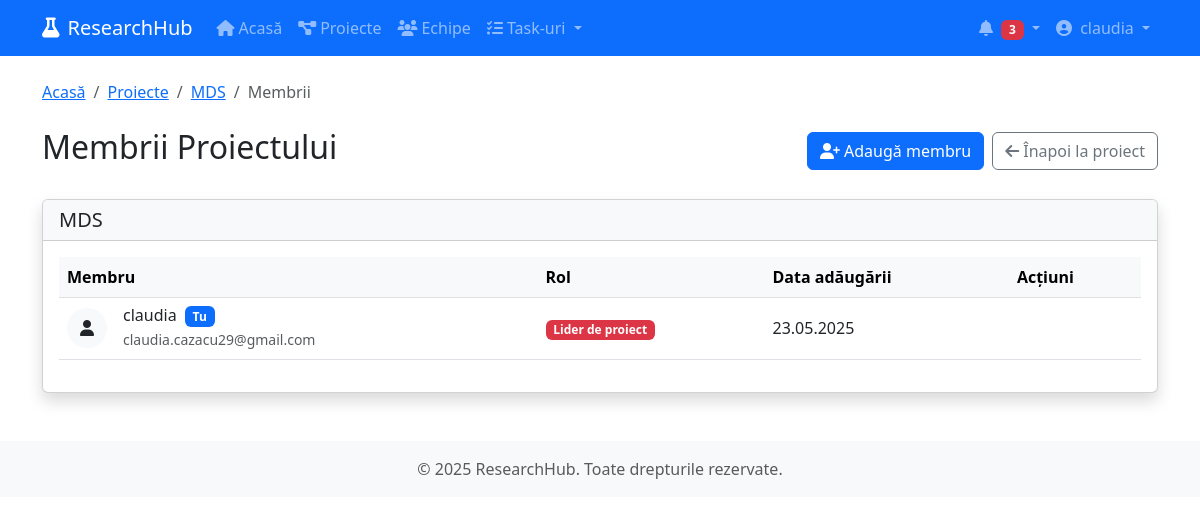
The app's page /projects/7/members/ (signed in) with its own data.
### myapp/models.py (models this page shows, shortened)
class Project(models.Model):
    title = models.CharField(max_length=200)
    description = models.TextField()
    start_date = models.DateField()
    end_date = models.DateField()
    created_at = models.DateTimeField(auto_now_add=True)
    updated_at = models.DateTimeField(auto_now=True)
    created_by = models.ForeignKey(User, on_delete=models.CASCADE, related_name='created_projects')
    STATUS_CHOICES = [
        ('draft', 'Schiță'),
        ('planning', 'Planificare'),
        ('in_progress', 'În desfășurare'),
        ('on_hold', 'Suspendat'),
        ('completed', 'Finalizat'),
        ('archived', 'Arhivat'),
    ]
    status = models.CharField(max_length=20, choices=STATUS_CHOICES, default='draft')

class ProjectMember(models.Model):
    project = models.ForeignKey(Project, on_delete=models.CASCADE, related_name='members')
    user = models.ForeignKey(User, on_delete=models.CASCADE, related_name='project_memberships')
    joined_at = models.DateTimeField(auto_now_add=True)
    ROLE_CHOICES = [
        ('leader', 'Lider de proiect'),
        ('researcher', 'Cercetător'),
        ('assistant', 'Asistent'),
        ('consultant', 'Consultant'),
        ('admin', 'Administrator'),
    ]
    role = models.CharField(max_length=20, choices=ROLE_CHOICES, default='researcher')
    class Meta:
        unique_together = ('project', 'user')

### myapp/views.py (the view)
# urls.py: path('projects/<int:project_id>/members/', views.project_members, name='project_members'),
@login_required
def project_members(request, project_id):
    project = get_object_or_404(Project, id=project_id)
    member = ProjectMember.objects.filter(project=project, user=request.user).first()
    if not member or member.role not in ['leader', 'admin']:
        messages.error(request, "Nu aveți permisiunea de a gestiona membrii acestui proiect.")
        return redirect('project_detail', project_id=project.id)
    project_members = ProjectMember.objects.filter(project=project).select_related('user')
    context = {
        'project': project,
        'project_members': project_members,
    }
    return render(request, 'projects/members.html', context)

### myapp/templates/projects/members.html (shortened to what this page needs)
{% extends 'base.html' %}
{% block content %}
<nav aria-label="breadcrumb" class="mb-4">
    <ol class="breadcrumb">
        <li class="breadcrumb-item"><a href="{% url 'home' %}">Acasă</a></li>
        <li class="breadcrumb-item"><a href="{% url 'projects_list' %}">Proiecte</a></li>
        <li class="breadcrumb-item"><a href="{% url 'project_detail' project.id %}">{{ project.title }}</a></li>
        <li class="breadcrumb-item active" aria-current="page">Membrii</li>
    </ol>
</nav>
<div class="d-flex justify-content-between align-items-center mb-4">
    <h1 class="h2">Membrii Proiectului</h1>
    <div class="d-flex">
        <a href="{% url 'add_project_member' project.id %}" class="btn btn-primary me-2">
            <i class="fas fa-user-plus me-1"></i>Adaugă membru
        </a>
        <a href="{% url 'project_detail' project.id %}" class="btn btn-outline-secondary">
            <i class="fas fa-arrow-left me-1"></i>Înapoi la proiect
        </a>
    </div>
</div>
<div class="card shadow">
    <div class="card-header bg-light">
        <h5 class="mb-0">{{ project.title }}</h5>
    </div>
    <div class="card-body">
        {% if project_members %}
        <div class="table-responsive">
            <table class="table table-hover align-middle">
                <thead class="table-light">
                    <tr>
                        <th>Membru</th>
                        <th>Rol</th>
                        <th>Data adăugării</th>
                        <th>Acțiuni</th>
                    </tr>
                </thead>
                <tbody>
                    {% for member in project_members %}
                    <tr>
                        <td>
                            <div class="d-flex align-items-center">
                                <div class="bg-light rounded-circle d-flex justify-content-center align-items-center me-3" style="width: 40px; height: 40px;">
                                    <i class="fas fa-user"></i>
                                </div>
                                <div>
                                    <h6 class="mb-0">{{ member.user.get_full_name|default:member.user.username }}
                                    {% if member.user == request.user %}
                                    <span class="badge bg-primary ms-1">Tu</span>
                                    {% endif %}
                                    </h6>
                                    <small class="text-muted">{{ member.user.email }}</small>
                                </div>
                            </div>
                        </td>
                        <td>
                            <span class="badge {% if member.role == 'leader' %}bg-danger{% elif member.role == 'admin' %}bg-warning text-dark{% elif member.role == 'consultant' %}bg-info{% else %}bg-secondary{% endif %}">
                                {{ member.get_role_display }}
                            </span>
                        </td>
                        <td>{{ member.joined_at|date:"d.m.Y" }}</td>
                        <td>
                        </td>
                    </tr>
                    {% endfor %}
                </tbody>
            </table>
        </div>
        {% endif %}
    </div>
</div>
{% endblock %}

### myapp/templates/base.html (shortened to what this page needs)
<!DOCTYPE html>
<html lang="ro">
<head>
    <link href="https://cdn.jsdelivr.net/npm/bootstrap@5.3.0/dist/css/bootstrap.min.css" rel="stylesheet">
    <link rel="stylesheet" href="https://cdnjs.cloudflare.com/ajax/libs/font-awesome/6.4.0/css/all.min.css">
</head>
<body>
    <nav class="navbar navbar-expand-lg navbar-dark bg-primary">
        <div class="container">
            <a class="navbar-brand" href="{% url 'home' %}">
                <i class="fas fa-flask me-2"></i>ResearchHub
            </a>
            <div class="collapse navbar-collapse" id="navbarNav">
                <ul class="navbar-nav me-auto">
                    <li class="nav-item">
                        <a class="nav-link" href="{% url 'home' %}">
                            <i class="fas fa-home me-1"></i>Acasă
                        </a>
                    </li>
                    {% if user.is_authenticated %}
                    <li class="nav-item">
                        <a class="nav-link" href="{% url 'projects_list' %}">
                            <i class="fas fa-project-diagram me-1"></i>Proiecte
                        </a>
                    </li>
                    <li class="nav-item">
                        <a class="nav-link" href="{% url 'teams_list' %}">
                            <i class="fas fa-users me-1"></i>Echipe
                        </a>
                    </li>
                    <li class="nav-item dropdown">
                        <a class="nav-link dropdown-toggle" href="#" role="button" data-bs-toggle="dropdown">
                            <i class="fas fa-tasks me-1"></i>Task-uri
                        </a>
                    </li>
                    {% endif %}
                </ul>
                <ul class="navbar-nav">
                    {% if user.is_authenticated %}
                    <li class="nav-item dropdown">
                        <a class="nav-link dropdown-toggle" href="#" role="button" data-bs-toggle="dropdown">
                            <i class="fas fa-bell me-1"></i>
                            <span class="badge bg-danger">3</span>
                        </a>
                    </li>
                    <li class="nav-item dropdown">
                        <a class="nav-link dropdown-toggle" href="#" role="button" data-bs-toggle="dropdown">
                            {% if user.profile.picture %}
                            <img src="{{ user.profile.picture.url }}" alt="{{ user.username }}" class="rounded-circle me-1" style="width: 24px; height: 24px; object-fit: cover;">
                            {% else %}
                            <i class="fas fa-user-circle me-1"></i>
                            {% endif %}
                            {{ user.first_name|default:user.username }}
                        </a>
                    </li>
                    {% endif %}
                </ul>
            </div>
        </div>
    </nav>
    <main class="container mt-4">
        {% block content %}{% endblock %}
    </main>
    <footer class="bg-light text-center text-muted py-3 mt-5">
        <div class="container">
            <p class="mb-0">© {% now "Y" %} ResearchHub. Toate drepturile rezervate.</p>
        </div>
    </footer>
</body>
</html>

### records on screen
Project: title "MDS"
ProjectMember: user.get_full_name "claudia", shows "Tu", user.email "claudia.cazacu29@gmail.com", role "Lider de proiect", joined_at "23.05.2025"

### other values on screen
{{ user.first_name|default:user.username }} "claudia"
